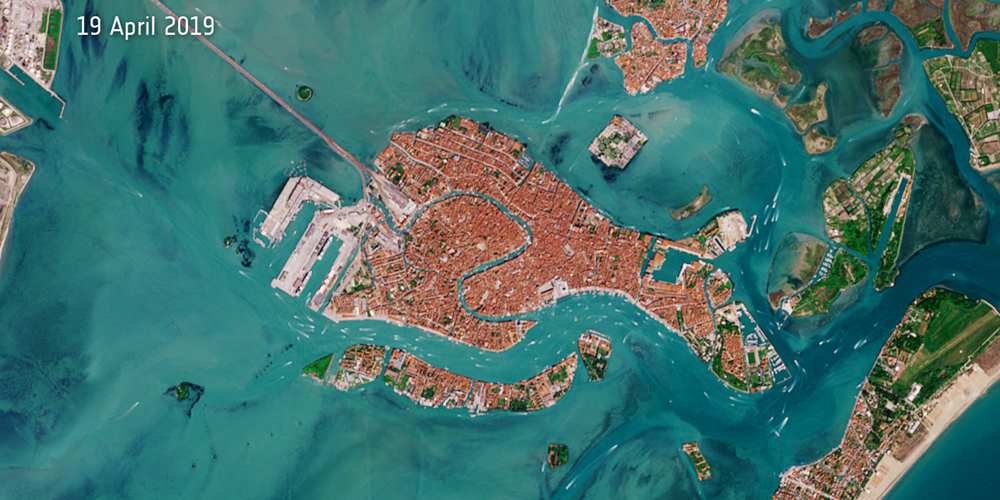
#> input picture Venice_2019.png, 1000 x 500 px
$ python alternative_version.py   (older library calls are emulated)
#> lines starting #> are read from the running program, lines starting #| are printed output that depends on the picture; after the words box and inside, x2 and y2 are one past the last pixel; in counts of white or black regions, pixels touching at a corner belong together; long printed decimals are rounded
# To add a new cell, type '# %%'
# To add a new markdown cell, type '# %% [markdown]'
# %%
from skimage.io import imread
import numpy as np
from matplotlib import pyplot as plt
from skimage.color import rgba2rgb

fig, ax = plt.subplots(2, 1, figsize=(20, 20))
im = imread('Venice_2019.png')
#> im is the input picture: shape (500, 1000, 4); mean R, G, B, A 67.2, 114.3, 109.8, 255
im2 = imread('Venice_2020.png')
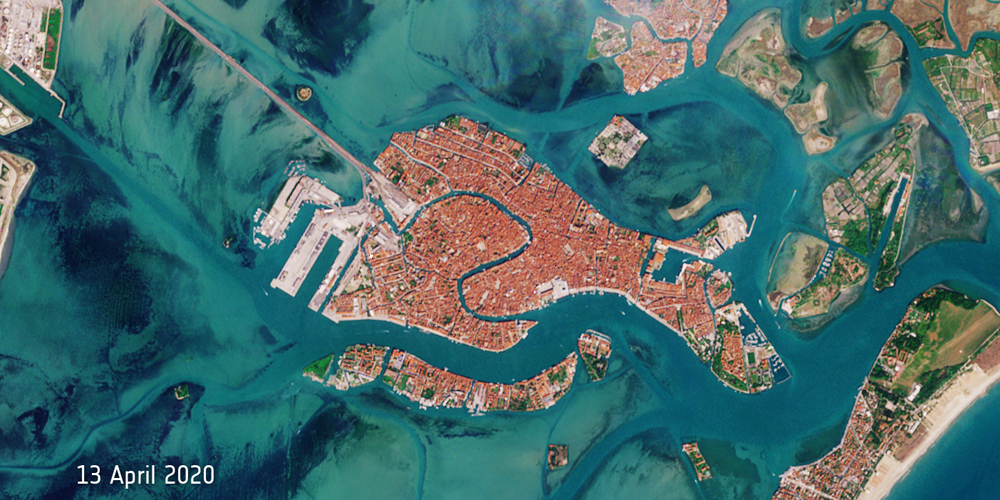
#> input picture Venice_2020.png, 1000 x 500 px
#> im2 is the input picture: shape (500, 1000, 4); mean R, G, B, A 69.2, 108.3, 108.4, 255
im = rgba2rgb(im)
#> im: shape (500, 1000, 3) float64
im2 = rgba2rgb(im2)
#> im2: shape (500, 1000, 3) float64
ax[0].imshow(im)
ax[1].imshow(im2)

# %% [markdown]
# Partie TIFO
# ======
# %% [markdown]
# Cette fonction retourne une image avec les eaux ségmentées. Pour cela on utilise un masque qui va passer au noir les couleurs différentes de la couleur de l'eau. Ensuite on binarise l'image en mettant à 1 toutes les pixels non compris dans le masque. A l'etape suivante, on effectue une fermeture sur la zone proche du canal principale de manière à elargir ce canal. Enfin, on rempli les trous et on fait une fermeture pour effacer les points noir sur l'arrière plan blanc de l'image.

# %%
path = 'Venice_2019.png'


# %%
from skimage.morphology import disk, remove_small_objects, binary_dilation, disk, binary_opening, binary_closing
from scipy.ndimage.morphology import binary_fill_holes
from skimage.io import imread
from skimage.color import rgba2rgb

def get_segmented_water(path):
#> called with path = 'Venice_2019.png'
    struct_closing = disk(3)
    struct_closing_second = disk(1)
    struct_opening = disk(1)

    image = imread(path)
    image = rgba2rgb(image)
    mask = ((image[..., 2] < image[..., 0]) | (image[..., 2] / image[..., 1] < 0.7)
    | ((image[..., 1] / (image[..., 0] + image[..., 2]) > 0.7) & (image[..., 2] < 0.15))
    | ((image[..., 0] / (image[..., 1] + image[..., 2]) > 0.3) & (image[..., 2] < 0.3)))
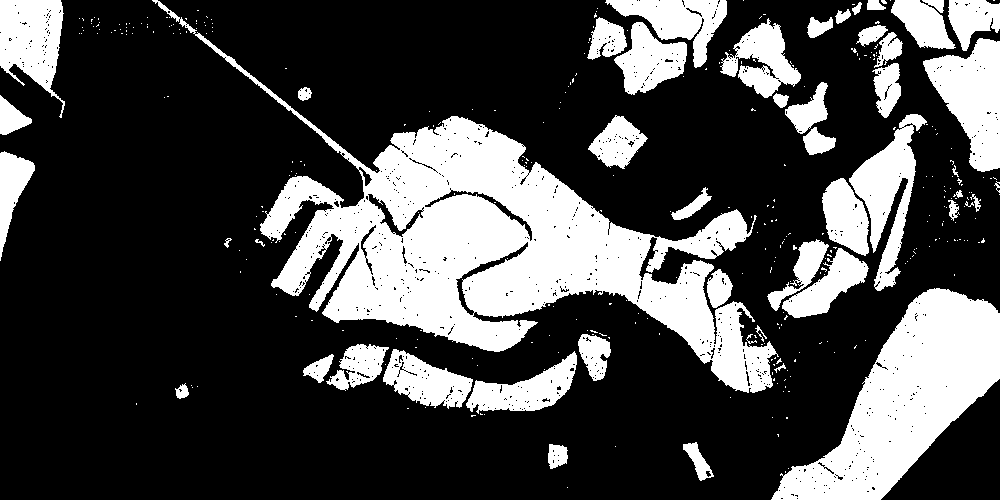
#> mask: shape (500, 1000) bool; 28.2% white; 354 white regions (305 under 20 px), largest, box (x1, y1, x2, y2) and area: (152, 0, 779, 393) 61120, (771, 288, 1000, 500) 22235, (923, 38, 1000, 172) 5970
    image[mask, :] = 0
    mask = np.any(image > 0, axis=2)
    image[mask] = 1
    binary_image = image[..., 0].astype(np.bool)
    binary_image[190:320, 320:550] = binary_closing(binary_image[190:320, 320:550], struct_closing).astype(np.bool)
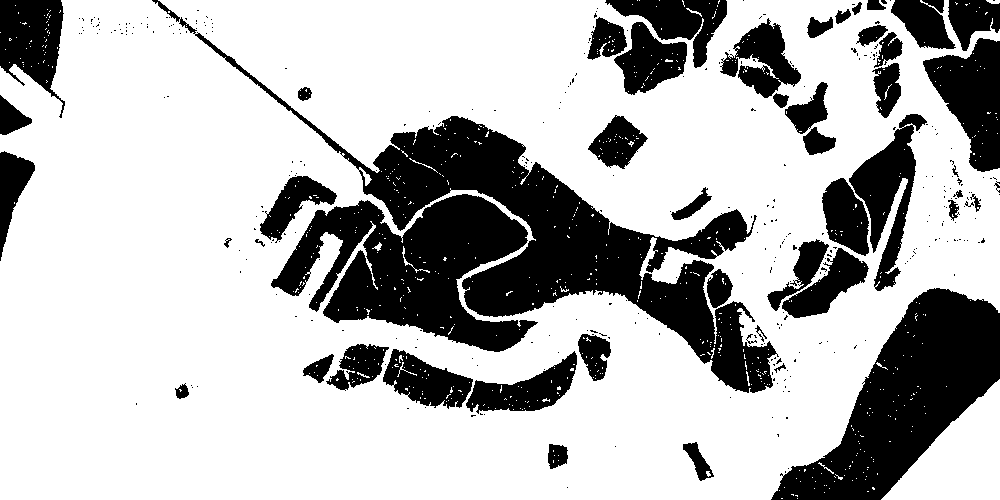
#> binary_image: shape (500, 1000) bool; 71.9% white; 351 black regions (300 under 20 px), largest, box (x1, y1, x2, y2) and area: (152, 0, 779, 393) 36645, (771, 288, 1000, 500) 22235, (271, 194, 538, 352) 21848
    binary_image[150:250, 850:900] = binary_opening(binary_image[150:250, 850:900], struct_opening).astype(np.bool)
    inverted = np.invert(binary_image)
    filled = binary_fill_holes(inverted).astype(np.bool)
    inverted = np.invert(filled)
    water_segmented = binary_closing(inverted, struct_closing_second).astype(np.bool)
    return water_segmented

seg = get_segmented_water(path)
plt.figure(figsize=(16, 9))
plt.imshow(seg, cmap='gray')

# %% [markdown]
# Cette fonction permet d'obtenir la date ségmentée sur les 6 images. Pour se faire, on commence par masquer l'image de manière à ne garder que les pixels de plus forte intensité (la date est écrite en blanc). Ensuite, et puisque les dates sont écrites dans des coins de l'image, on passe au noir toute la zone centrale de l'image. Après cela on se debarasse des pixels situés au bord de l'image de manière à ce qu'il n'y ait pas de pixel trop proche de la date.
#
# Ensuite vient la partie la plus importante: on dilate l'image de manière à ce que la date ne forme qu'un seul bloc. On se débarasse ensuite des concurrents potentiels en enlevant les blocs de taille inférieur à la taille de la date. Enfin, on élimine les gros blocs restant en filtrant en fonction de l'exentricité de la région ainsi que de l'extent (rapport nombre de pixels dans la region sur nombre de pixels dans la bounding box).
#
# On se retrouve finalement avec un seul et unique masque blanc sur fond noir au niveau de la date. On se sert de ce masque sur l'image originelle pour ne récupérer que la date.
#
# Pour finir, on enlève les petits elements se trouvant autour de la date, on veille à ce que ces élements aient une taille inférieur au point du 'i' du mot 'april'. Finalement, on effectue une dilatation avec un element structurant de taille minimale (taille 1) pour avoir des lettres plus 'remplies'.
#
# La méthode utilisée est la même pour les images de tulipes comme pour les images de Venise, seul les paramètres sont changés.

# %%
from skimage.morphology import remove_small_objects, binary_dilation, disk, binary_opening, binary_closing
from skimage.segmentation import clear_border, flood, flood_fill
from skimage.measure import label, regionprops
from scipy.ndimage.morphology import binary_fill_holes
from skimage.filters import threshold_yen, threshold_otsu

def process_image(test_number, disk_size, bit_row, thresh, bit_row_mul, small_objects_size, space_size, small_objects_size_second):
#> called with disk_size = 7, bit_row = 7, thresh = 0.65, bit_row_mul = 6, small_objects_size = 4000, space_size = 10, small_objects_size_second = 3
    struct = disk(disk_size)
    bit_row = test_number.shape[0] // bit_row
    bit_col = test_number.shape[1] // 3
    space = space_size
    struct_dilation = disk(1)

    mask = (test_number[..., 0] < thresh) | (test_number[..., 1] < thresh) | (test_number[..., 2] < thresh)
    test_number[mask, :] = 0
    mask = np.any(test_number > 0, axis=2)
    test_number[mask] = 1
    test_number = test_number[..., 0].astype(np.bool)
    test_number[bit_row:bit_row * bit_row_mul, :] = 0
    test_number[:, bit_col:bit_col * 2] = 0
    test_number = clear_border(test_number, space)

    test_number_dilated = binary_dilation(test_number, struct).astype(np.bool)
    test_number_dilated = binary_fill_holes(test_number_dilated).astype(np.bool)
    test_number_dilated = remove_small_objects(test_number_dilated, small_objects_size)

    l = label(test_number_dilated)
    for region in regionprops(l):
        if region.eccentricity < 0.95 or region.extent < 0.63:
            centroid = tuple([int(x) for x in region.centroid])
            l = flood_fill(l, tuple(region.coords[0, :]), 0)
#> this loop made 2 passes
#> centroid on pass 2: (463, 843)

    l[l > 0] = 1
    test_number[l == 0] = 0
    test_number = remove_small_objects(test_number, small_objects_size_second)
    test_number = binary_dilation(test_number, struct_dilation)
    return test_number, test_number_dilated

def get_date(path):

    test_number = imread(path)
    test_number = rgba2rgb(test_number)

    if test_number.shape[:-1] == (500, 1000):
        test_number, test_number_dilated = process_image(test_number, 7, 7, 0.65, 6, 4000, 10, 3)

    else:
        test_number, test_number_dilated = process_image(test_number, 12, 8, 0.75, 7, 18000, 15, 18)

    return test_number, test_number_dilated

date, date_mask = get_date(path)
plt.figure(figsize=(16, 9))
plt.imshow(date, cmap='gray')

# %% [markdown]
# Cette fonction permet de compter le nombre de bateaux. On seuille d'abord l'image avec un seuil assez élevé de manière à ne récupérer que les elements les plus clairs (les bateaux sont blancs). Après cela, on érode legerement l'image des eaux ségmentés et on se sert de cette image comme masque pour supprimer les points blancs qui ne sont pas sur l'eau. On utilise également le masque de la date obtenu precedemment pour supprimer la date de l'image. Enfin le dernier masque utilisé est celui de l'image binarisée grâce au threshold de yen. Tous les pixels à 0 dans l'image de Yen sont également passés à 0 dans notre image. Ensuite on elimine les pixels qui touchent le bord de l'image ainsi que les régions trop grosses (dont le nombre de pixels est supérieur à 150 en pratique). On élimine egalement les régions ayant un extent trop faible (inférieur à 0.4). Enfin on labelise l'image en demendant de retourner le nombre de labels/regions.

# %%
from skimage.color import rgb2gray
from skimage.morphology import binary_erosion, remove_small_objects, binary_dilation, disk, binary_opening, binary_closing
from skimage.segmentation import clear_border, flood, flood_fill
from skimage.measure import label, regionprops
from skimage.filters import threshold_yen, threshold_otsu
from scipy.ndimage.morphology import binary_fill_holes

def count_ships(path, seg, date_mask):
#> called with path = 'Venice_2019.png'
    struct = disk(2)

    seg = binary_closing(seg, struct).astype(np.bool)
    im = imread(path)
    im = rgba2rgb(im)
    grayscale = rgb2gray(im)

    thresh = threshold_yen(grayscale)
#> thresh = 0.517
    yen = grayscale > thresh

    eroded = binary_erosion(seg, struct).astype(np.bool)

    grayscale = grayscale > 0.6

    grayscale[(eroded == 0) | (date_mask == 1) | (yen == 0)] = 0
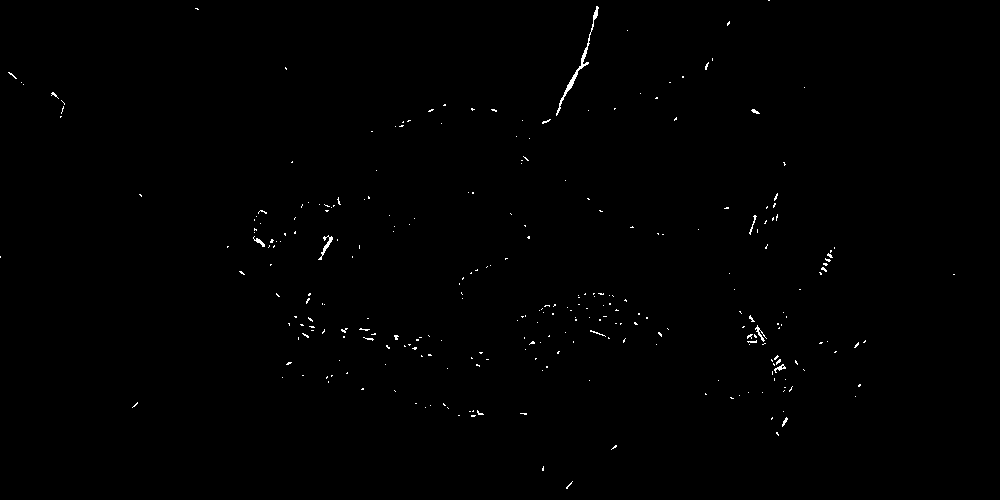
#> grayscale: shape (500, 1000) bool; 0.39% white in thin lines or dots

    grayscale[date_mask == 1] = 0
    grayscale = binary_fill_holes(grayscale)
    grayscale = clear_border(grayscale)
    l = label(grayscale)
    for region in regionprops(l):
        if region.area > 100 or region.extent < 0.2:
            grayscale = flood_fill(grayscale, tuple(region.coords[0, :]), 0)

    label_image, num = label(grayscale, return_num=True)
#> num = 282
    return num, grayscale

num, ships = count_ships(path, seg, date_mask)
#> num = 282
print(f'Le nombre de bateaux estimé sur l\'image est de: {num}')
#| Le nombre de bateaux estimé sur l'image est de: 282
plt.figure(figsize=(16, 9))
plt.imshow(ships, cmap='gray')

# %% [markdown]
# partie PRSTIM
# =======
# %% [markdown]
# Pour trouver les fonctions de densité à rattacher aux hypothèses H0 et H1, on peut se donner une idée en affichant l'histogramme de l'image représentant la différence entre l'image de venise en 2019 en niveau de gris, et l'image de venise en 2020 en niveau de gris. On obtiendra ainsi une image où la valeur des pixels représente l'ampleur du changement entre les deux dates.

# %%
from skimage.exposure import histogram
from skimage.io import imread
from skimage.color import rgba2rgb, rgb2gray
import numpy as np
from matplotlib import pyplot as plt

im = imread('Venice_2019.png')
im2 = imread('Venice_2020.png')
im = rgba2rgb(im)
im2 = rgba2rgb(im2)
grayscale1 = rgb2gray(im)
grayscale2 = rgb2gray(im2)
diff = grayscale1 - grayscale2
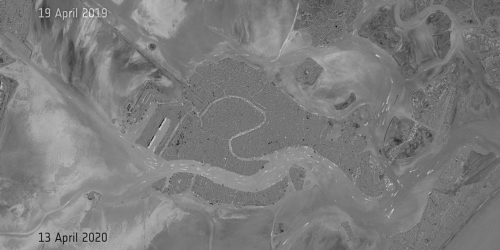
#> diff: shape (500, 1000) float64 (shown at 1/2 size); min -0.812, max 0.884, mean 0.0155; drawn with min black and max white
print(diff.std())
#| 0.1254
histo, hist_centers = histogram(diff)
#> histo = 256 values, max 16927 at index 118, min 0 at index 1, mean 1953.1; hist_centers = 256 values from -0.809 to 0.88
plt.plot(hist_centers, histo)
plt.show()
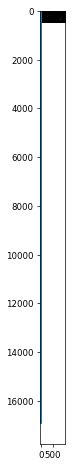
#> figure drawn by matplotlib, 1 panel

# %% [markdown]
# On remarque que l'histogramme a la forme d'une loi normale plus ou moins centrée autour de 0. On va donc essayer de modéliser nos deux hypothèses par des lois normales. Intuitivement, il semble raisonnable de choisir pour H0, l'hypothèse qui représente l'absence de changement, une moyenne de 0. On a affiché aussi l'écart type de l'image différence qui est ici de 0.125 et qui sera considéré comme notre bruit pour les lois H1 et H0. Pour simplifier les calculs on partira sur un ecart type similaire pour H0 et H1. On constate également sur l'histogramme plusieurs 'mini pics'. Les deux plus importants se situent autour de 0.125 et autour de 0.25. On pourrait donc décider de partir sur une moyenne de 0.2 pour notre loi H1. Cependant pour être sûr de la moyenne de la loi H1, on va afficher l'histogramme de la difference des deux images mais en gardant uniquement les pixels susceptibles de representer un bateau.
# %% [markdown]
# Pour se faire, on va utiliser l'image de sortie de notre fonction 'count_ships' de la partie TIFO. Ces deux images, qui sont des images binaires des bateaux de venise en 2019 et venise en 2020 vont nous servir de masque à appliquer sur l'image différence en niveu de gris pour conserver uniquement les bateaux sur l'image différence. Ensuite on affiche l'histogramme de cette image.

# %%
from skimage.exposure import histogram

water_2019 = get_segmented_water('Venice_2019.png')
date, date_mask_2019 = get_date('Venice_2019.png')
#> the loop in process_image (call 2), `for region in regionprops(l):` made 2 passes
num, ships_2019 = count_ships('Venice_2019.png', water_2019, date_mask_2019)
water_2020 = get_segmented_water('Venice_2020.png')
#> call 3 of get_segmented_water, with path = 'Venice_2020.png'
#> in get_segmented_water (call 3), `image[mask, :] = 0`:
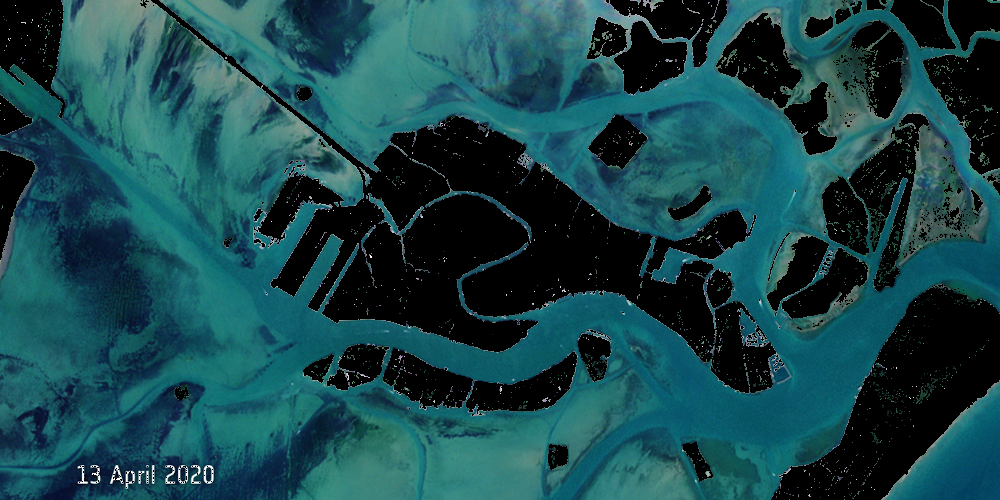
#> image: shape (500, 1000, 3) float64; mean R, G, B 0.0946, 0.277, 0.298
date, date_mask_2020 = get_date('Venice_2020.png')
num, ships_2020 = count_ships('Venice_2020.png', water_2020, date_mask_2020)
#> num = 148
histo, hist_centers = histogram(diff[(ships_2019 > 0) | (ships_2020 > 0)])
#> histo = 256 values, max 34 at index 127, min 0 at index 1, mean 8.45; hist_centers = 256 values from -0.665 to 0.609
plt.plot(hist_centers, histo)
plt.show()

# %% [markdown]
# On voit clairement apparaître deux pics: l'un autour de zero lorsque la difference entre les deux images des bateaux ne donne pas de changement, et l'un autour de 0.35 qui est beaucoup plus interessant. Dans la suite on partira donc sur une loi normale de moyenne 0.35 pour la loi H1. Onse refferera aux calculs dans les feuilles annexes.

# %%
diff_copy = np.zeros(diff.shape)
diff_copy[(diff > 0.20625) | (diff < -0.20625)] = 1
plt.figure(figsize=(16, 9))
plt.imshow(diff_copy, cmap='gray')

# %% [markdown]
# Comme on peut le voir, avec une probabilité de fausse alarme fixée à 0.05, trop de pixels sont identifiés comme ayant changés. Le but ici étant de detecter les bateaux pour pouvoir les comptabiliser, on aimerait que le seuil soit plus élevé de manière à ne selectionner que les pixels de plus forte intensité dans l'image "diff". Ces pixels sont susceptibles de représenter des bateaux dans l'image de 2019 ou de 2020.
#
# Or, on sait que la valeur du seuil ne dépend que de la probabilité de fausse alarme choisie. Celle-ci avait été fixé à 0.05 dans l'exemple precedent. On utilise a présent scipy stats pour calculer directement la valeur du seuil en fonction de la probabilité de fausse alarme (les calculs pour arriver à la formule ci-dessous est détaillée dans les feuilles de calcul).

# %%
import scipy.stats

n = scipy.stats.norm(0, 0.125)
seuil = n.ppf(1 - 1e-2)
print(seuil)

# %% [markdown]
# Après tatonnement, une pfa fixé à 0.01 semble un bon choix car d'une part le seuil est plus élevé et donc on enleve beaucoup de bruit dans l'image, et d'autre part cela donne un seuil pas trop grand de manière à tout de même detecter de nombreux bateaux. Dans la suite pour obtenir l'image de sortie et le nombre de bateaux présents sur l'image différence (donc la somme du nombre de bateaux sur les images 2019 et 2020), on applique le même post-traitement que sur la partie TIFO.

# %%
from skimage.morphology import binary_erosion, binary_closing
from scipy.ndimage.morphology import binary_fill_holes
from skimage.segmentation import clear_border, flood, flood_fill
from skimage.measure import label, regionprops
from skimage.color import rgb2gray
from skimage.filters import threshold_yen, threshold_otsu

diff_copy = np.zeros(diff.shape)
diff_copy[(diff > seuil) | (diff < -seuil)] = 1
water_2020 = get_segmented_water('Venice_2020.png')
struct = disk(2)
water_2020 = binary_closing(water_2020, struct).astype(np.bool)
water_2020 = binary_erosion(water_2020, struct).astype(np.bool)
_, date_mask_2019 = get_date('Venice_2019.png')
_, date_mask_2020 = get_date('Venice_2020.png')

grayscale1 = rgb2gray(im)
grayscale2 = rgb2gray(im2)
thresh = threshold_yen(grayscale1)
#> thresh = 0.517
yen1 = grayscale1 > thresh
thresh = threshold_yen(grayscale2)
#> thresh = 0.553
yen2 = grayscale2 > thresh

diff_copy[(water_2020 == 0) | (date_mask_2019 == 1) | (date_mask_2020 == 1) | ((yen1 == 0) & (yen2 == 0))] = 0
diff_copy = binary_fill_holes(diff_copy).astype(np.bool)
diff_copy = clear_border(diff_copy)
l = label(diff_copy)
for region in regionprops(l):
    if region.area > 80 or region.extent < 0.15:
        diff_copy = flood_fill(diff_copy, tuple(region.coords[0, :]), 0)

label_image, num = label(diff_copy, return_num=True)
print(f"Le nombre de bateaux sur les deux images est estime a: {num}")
plt.figure(figsize=(16, 9))
plt.imshow(diff_copy, cmap='gray')

# %% [markdown]
# Dans la cellule suivante on essaye de répartir les bateaux dans l'image de 2019 et 2020. Pour cela on segmente les images 2019 et 2020 avec threshold_yen puis, pour chaque région labelisée dans l'image difference binarisée precedente, on regarde si le centroid de chaque forme est un pixel blanc dans chacune des deux images binarisées avec le threshold de yen. Les images affichées dans la cellule suivante sont les images de base binarisées avec le threshold de Yen (donc pas les images avec uniquement nos bateaux).

# %%
from skimage.color import rgb2gray
from skimage.filters import threshold_yen, threshold_otsu
from skimage.measure import label, regionprops

grayscale1 = rgb2gray(im)
grayscale2 = rgb2gray(im2)
thresh = threshold_yen(grayscale1)
#> thresh = 0.517
yen1 = grayscale1 > thresh
thresh = threshold_yen(grayscale2)
#> thresh = 0.553
yen2 = grayscale2 > thresh

ships_im1 = 0
ships_im2 = 0
for region in regionprops(label_image):
    centroid = np.asarray(region.centroid).astype(int)
    if yen1[centroid[0], centroid[1]] != 0:
        ships_im1 += 1
    if yen2[centroid[0], centroid[1]] != 0:
        ships_im2 += 1
#> after the loop, ships_im1 = 218; ships_im2 = 46

print(f'Le nombre de bateaux present dans l\'image de 2019 est {ships_im1}')
#| Le nombre de bateaux present dans l'image de 2019 est 218
print(f'Le nombre de bateaux present dans l\'image de 2020 est {ships_im2}')
#| Le nombre de bateaux present dans l'image de 2020 est 46
fig, ax = plt.subplots(2, 1, figsize=(30, 30))
ax[0].imshow(yen1, cmap='gray')
ax[1].imshow(yen2, cmap='gray')


# %%
